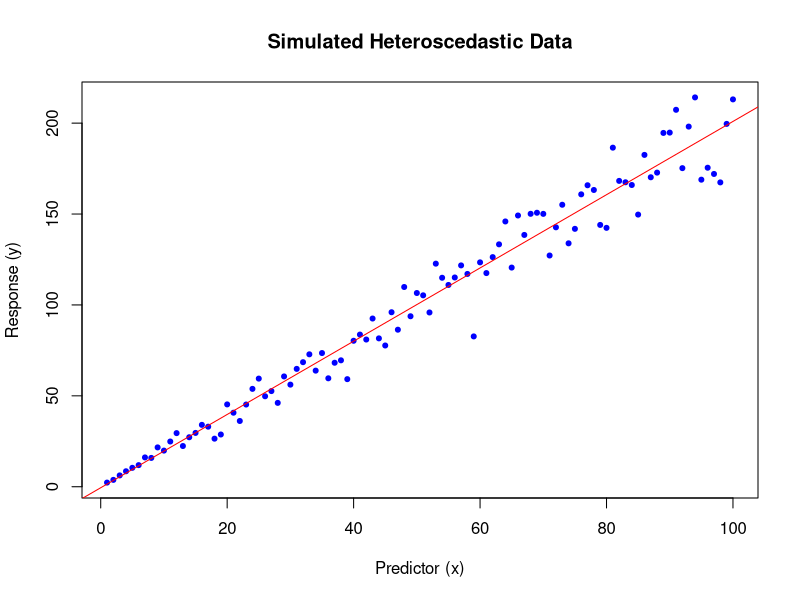
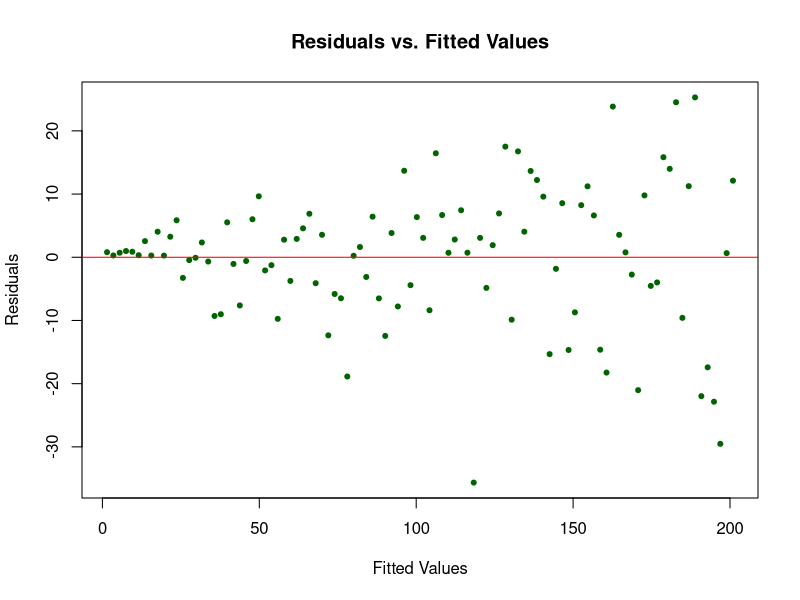

Write R code to recreate these figures, in order. (Note: this script raises an error after producing the figures.)


set.seed(42) # For reproducibility

# Simulating the predictor variable
x <- 1:100

# Simulating the response variable with increasing variance
y <- 2*x + rnorm(100, mean = 0, sd = 0.2*x)

# Plotting the data to visualize heteroscedasticity
plot(x, y, main = "Simulated Heteroscedastic Data",
     xlab = "Predictor (x)", ylab = "Response (y)",
     pch = 20, col = "blue")
# Fitting a linear model
model <- lm(y ~ x)

# Adding the regression line to the plot
abline(model, col = "red")

# Displaying the summary of the model to check for signs of heteroscedasticity
summary(model)

plot(fitted(model), resid(model),
     main = "Residuals vs. Fitted Values",
     xlab = "Fitted Values", ylab = "Residuals",
     pch = 20, col = "darkgreen")
abline(h = 0, col = "red")



#### Simulate Data
set.seed(42)  # Ensure reproducibility

# Adjusted number of students per school for repeated measures
n_students_per_school <- 30
n_observations_per_student <- 4

# Total number of observations
n <- n_students_per_school * 4 * n_observations_per_student

# Generating the data
school <- factor(rep(1:4, each = n_students_per_school * n_observations_per_student))
intervention <- rep(c(1, 0, 1, 0), each = n_students_per_school * n_observations_per_student)
individual_id <- rep(1:(n_students_per_school * 4), each = n_observations_per_student)

# Assume intervention effect and time interact, creating a varying effect over time
time <- rep(1:n_observations_per_student, n_students_per_school * 4)

# Simulating test scores with individual variability, school effect, and time effect
baseline_performance <- c(75, 70, 80, 65)  # Baseline for each school
performance_variation <- 5  # Variation within schools
time_effect <- 2  # Effect of time on test scores

# Adjusted test_scores simulation to include time effect
test_scores <- rep(baseline_performance, each = n_students_per_school * n_observations_per_student) + 
  intervention * 10 +  # Effect of intervention
  time * time_effect +  # Time effect
  rnorm(n, 0, performance_variation)  # Individual variation

# Creating the dataframe
school_df <- data.frame(school, intervention, individual_id, time, test_scores)

mean_income_by_school <- c(50000, 52000, 54000, 56000)  # Mean income for each school
income_variation <- 10000  # Standard deviation around the mean income

# Generating household income for each student, constant across their observations
household_income <- rep(rnorm(n_students_per_school * 4, mean = rep(mean_income_by_school, each = n_students_per_school), sd = income_variation), each = n_observations_per_student)
#standardized_income <- scale(household_income)
# Updating the dataframe to include household income
school_df$household_income <- standardized_income
